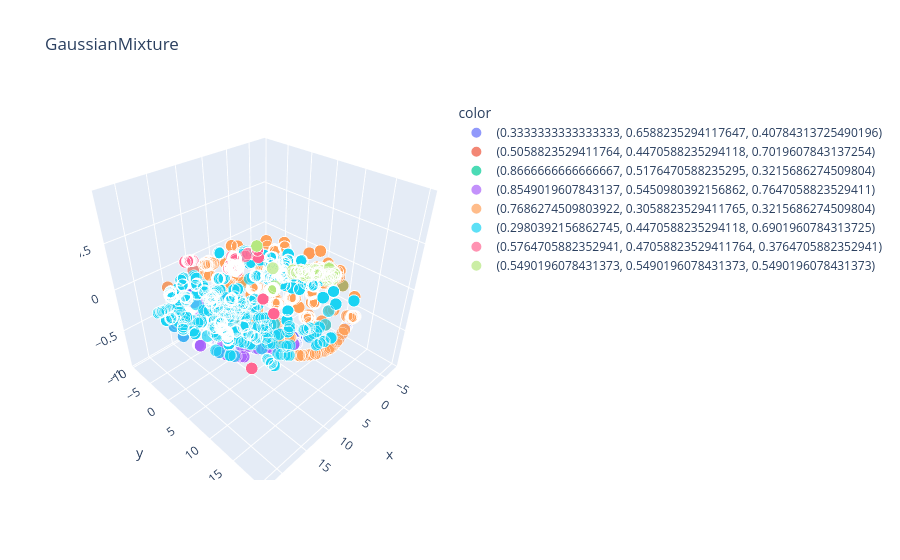

Here is the notebook cell this chart was saved with:
### Markdown cell above
### GaussianMixture

### Code cell
from sklearn.mixture import GaussianMixture

plot_clusters(X_embedded_pca, GaussianMixture, (), {'n_components': 8})

### Figure 1 — Plotly figure (JSON) as saved in the notebook; plotly's stock layout.template omitted (floating-point values rounded to 4 significant figures; data arrays with more than 128 entries replaced by an {"elided": "..."} marker saying what was removed)
{"data": [{"hovertemplate": "color=(0.3333333333333333, 0.6588235294117647, 0.40784313725490196)<br>x=%{x}<br>y=%{y}<br>z=%{z}<br>size=%{marker.size}<extra></extra>", "legendgroup": "(0.3333333333333333, 0.6588235294117647, 0.40784313725490196)", "marker": {"color": "#636efa", "size": {"elided": "9544 int values"}, "sizemode": "area", "sizeref": 0.005, "symbol": "circle"}, "mode": "markers", "name": "(0.3333333333333333, 0.6588235294117647, 0.40784313725490196)", "scene": "scene", "showlegend": true, "type": "scatter3d", "x": {"elided": "9544 float values"}, "y": {"elided": "9544 float values"}, "z": {"elided": "9544 float values"}}, {"hovertemplate": "color=(0.5058823529411764, 0.4470588235294118, 0.7019607843137254)<br>x=%{x}<br>y=%{y}<br>z=%{z}<br>size=%{marker.size}<extra></extra>", "legendgroup": "(0.5058823529411764, 0.4470588235294118, 0.7019607843137254)", "marker": {"color": "#EF553B", "size": {"elided": "730 int values"}, "sizemode": "area", "sizeref": 0.005, "symbol": "circle"}, "mode": "markers", "name": "(0.5058823529411764, 0.4470588235294118, 0.7019607843137254)", "scene": "scene", "showlegend": true, "type": "scatter3d", "x": {"elided": "730 float values"}, "y": {"elided": "730 float values"}, "z": {"elided": "730 float values"}}, {"hovertemplate": "color=(0.8666666666666667, 0.5176470588235295, 0.3215686274509804)<br>x=%{x}<br>y=%{y}<br>z=%{z}<br>size=%{marker.size}<extra></extra>", "legendgroup": "(0.8666666666666667, 0.5176470588235295, 0.3215686274509804)", "marker": {"color": "#00cc96", "size": {"elided": "743 int values"}, "sizemode": "area", "sizeref": 0.005, "symbol": "circle"}, "mode": "markers", "name": "(0.8666666666666667, 0.5176470588235295, 0.3215686274509804)", "scene": "scene", "showlegend": true, "type": "scatter3d", "x": {"elided": "743 float values"}, "y": {"elided": "743 float values"}, "z": {"elided": "743 float values"}}, {"hovertemplate": "color=(0.8549019607843137, 0.5450980392156862, 0.7647058823529411)<br>x=%{x}<br>y=%{y}<br>z=%{z}<br>size=%{marker.size}<extra></extra>", "legendgroup": "(0.8549019607843137, 0.5450980392156862, 0.7647058823529411)", "marker": {"color": "#ab63fa", "size": {"elided": "4347 int values"}, "sizemode": "area", "sizeref": 0.005, "symbol": "circle"}, "mode": "markers", "name": "(0.8549019607843137, 0.5450980392156862, 0.7647058823529411)", "scene": "scene", "showlegend": true, "type": "scatter3d", "x": {"elided": "4347 float values"}, "y": {"elided": "4347 float values"}, "z": {"elided": "4347 float values"}}, {"hovertemplate": "color=(0.7686274509803922, 0.3058823529411765, 0.3215686274509804)<br>x=%{x}<br>y=%{y}<br>z=%{z}<br>size=%{marker.size}<extra></extra>", "legendgroup": "(0.7686274509803922, 0.3058823529411765, 0.3215686274509804)", "marker": {"color": "#FFA15A", "size": {"elided": "2132 int values"}, "sizemode": "area", "sizeref": 0.005, "symbol": "circle"}, "mode": "markers", "name": "(0.7686274509803922, 0.3058823529411765, 0.3215686274509804)", "scene": "scene", "showlegend": true, "type": "scatter3d", "x": {"elided": "2132 float values"}, "y": {"elided": "2132 float values"}, "z": {"elided": "2132 float values"}}, {"hovertemplate": "color=(0.2980392156862745, 0.4470588235294118, 0.6901960784313725)<br>x=%{x}<br>y=%{y}<br>z=%{z}<br>size=%{marker.size}<extra></extra>", "legendgroup": "(0.2980392156862745, 0.4470588235294118, 0.6901960784313725)", "marker": {"color": "#19d3f3", "size": {"elided": "2035 int values"}, "sizemode": "area", "sizeref": 0.005, "symbol": "circle"}, "mode": "markers", "name": "(0.2980392156862745, 0.4470588235294118, 0.6901960784313725)", "scene": "scene", "showlegend": true, "type": "scatter3d", "x": {"elided": "2035 float values"}, "y": {"elided": "2035 float values"}, "z": {"elided": "2035 float values"}}, {"hovertemplate": "color=(0.5764705882352941, 0.47058823529411764, 0.3764705882352941)<br>x=%{x}<br>y=%{y}<br>z=%{z}<br>size=%{marker.size}<extra></extra>", "legendgroup": "(0.5764705882352941, 0.47058823529411764, 0.3764705882352941)", "marker": {"color": "#FF6692", "size": {"elided": "979 int values"}, "sizemode": "area", "sizeref": 0.005, "symbol": "circle"}, "mode": "markers", "name": "(0.5764705882352941, 0.47058823529411764, 0.3764705882352941)", "scene": "scene", "showlegend": true, "type": "scatter3d", "x": {"elided": "979 float values"}, "y": {"elided": "979 float values"}, "z": {"elided": "979 float values"}}, {"hovertemplate": "color=(0.5490196078431373, 0.5490196078431373, 0.5490196078431373)<br>x=%{x}<br>y=%{y}<br>z=%{z}<br>size=%{marker.size}<extra></extra>", "legendgroup": "(0.5490196078431373, 0.5490196078431373, 0.5490196078431373)", "marker": {"color": "#B6E880", "size": {"elided": "490 int values"}, "sizemode": "area", "sizeref": 0.005, "symbol": "circle"}, "mode": "markers", "name": "(0.5490196078431373, 0.5490196078431373, 0.5490196078431373)", "scene": "scene", "showlegend": true, "type": "scatter3d", "x": {"elided": "490 float values"}, "y": {"elided": "490 float values"}, "z": {"elided": "490 float values"}}], "layout": {"legend": {"itemsizing": "constant", "title": {"text": "color"}, "tracegroupgap": 0}, "scene": {"domain": {"x": [0, 1], "y": [0, 1]}, "xaxis": {"title": {"text": "x"}}, "yaxis": {"title": {"text": "y"}}, "zaxis": {"title": {"text": "z"}}}, "title": {"text": "GaussianMixture"}}}
